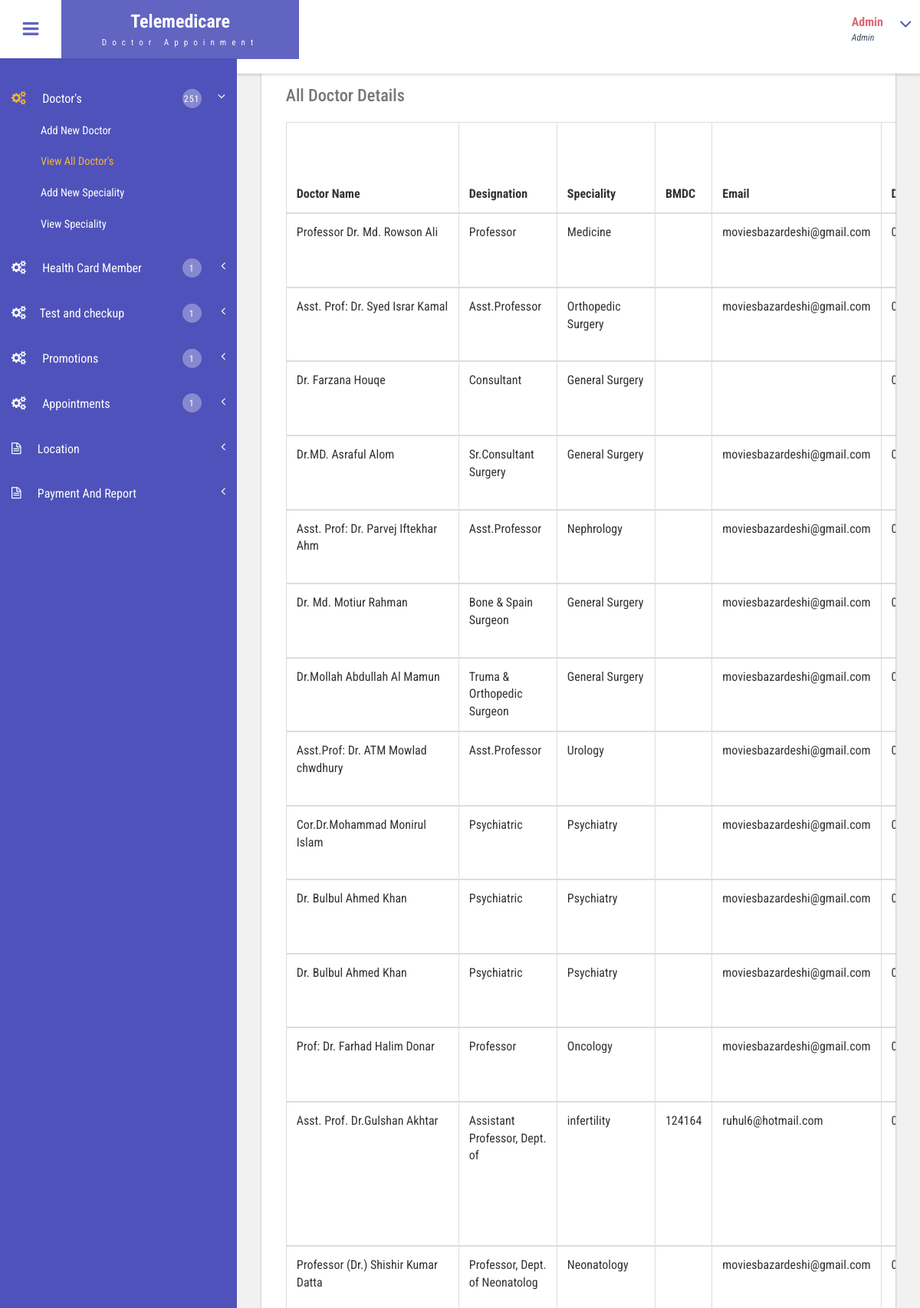
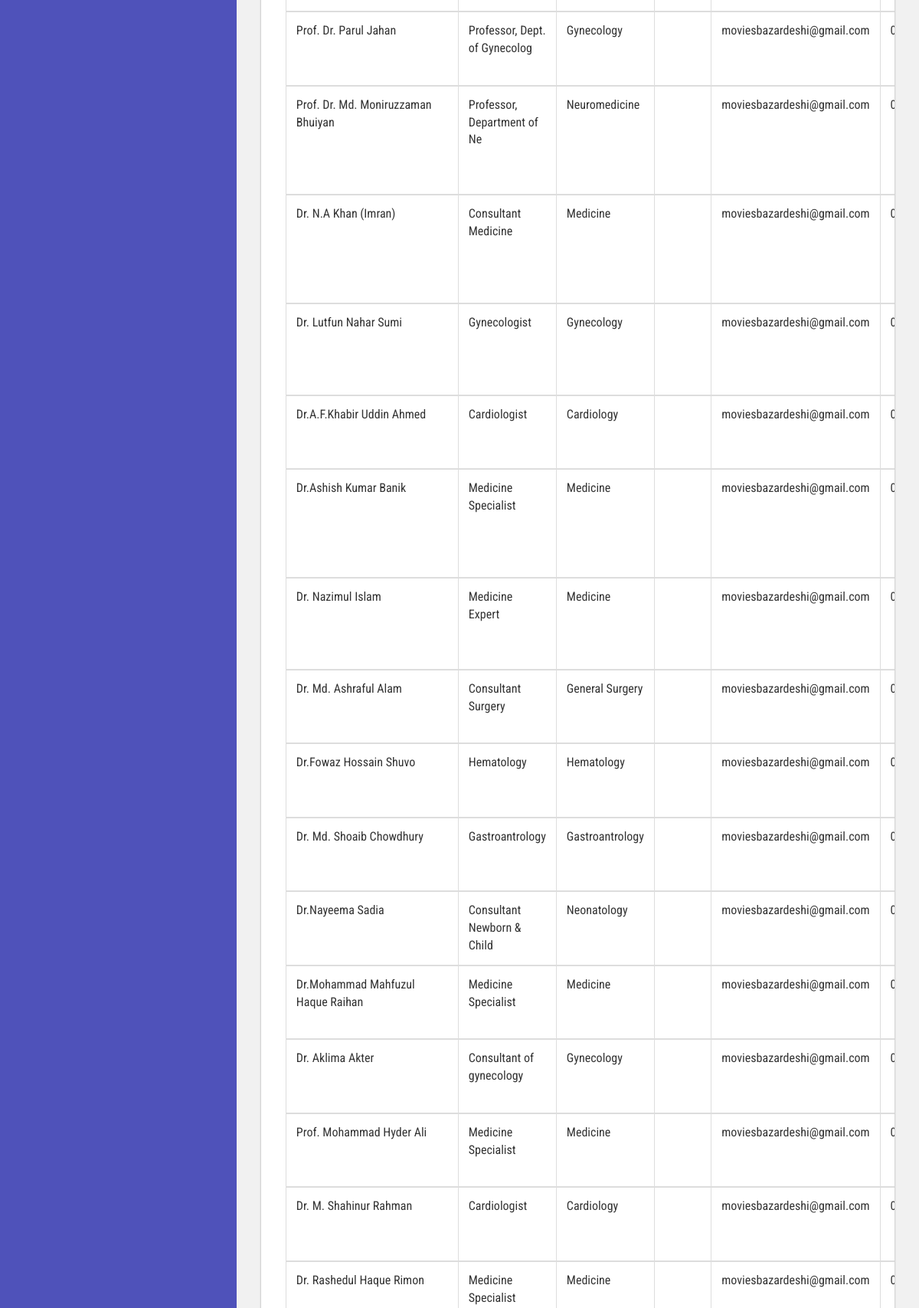
Page /admin/view_all_doctor.php (signed in, upper part) on the committed database (2 pictures, top to bottom).
### tables this page shows
CREATE TABLE `new_doctor` (
  `id` int(10) NOT NULL,
  `doc_name` varchar(35) NOT NULL,
  `designation` varchar(30) NOT NULL,
  `speciality` varchar(200) NOT NULL,
  `gender` varchar(15) NOT NULL,
  `doc_profile_pic` varchar(100) NOT NULL,
  `email` varchar(50) NOT NULL,
  `doc_phone` varchar(20) NOT NULL,
  `description` text NOT NULL,
  `dgre_spc` varchar(1500) NOT NULL,
  `username` varchar(25) NOT NULL,
  `password` varchar(35) NOT NULL,
  `BMDC` varchar(30) NOT NULL,
  `country` varchar(25) NOT NULL,
  `city` varchar(25) NOT NULL,
  `area` varchar(20) NOT NULL,
  `notify_to` varchar(20) NOT NULL,
  `new_p_f` varchar(10) NOT NULL,
  `return_p_f` varchar(10) NOT NULL,
  `report_f_f` varchar(10) NOT NULL,
  `first_cm_address` text NOT NULL,
  `second_cm_address` text NOT NULL,
  `third_cm_address` text NOT NULL
);

### admin/view_all_doctor.php (the view, shortened to what this page needs)
<!DOCTYPE HTML>
<html>
<head>
<link href="css/bootstrap.css" rel='stylesheet' type='text/css' />
<link href="css/style.css" rel='stylesheet' type='text/css' />
<link href="css/font-awesome.css" rel="stylesheet">
<link href="css/animate.css" rel="stylesheet" type="text/css" media="all">
<link href="css/custom.css" rel="stylesheet">
</head>
<body class="cbp-spmenu-push">
	<div class="main-content">
		<div class=" sidebar" role="navigation">
            <div class="navbar-collapse">
				<?php require 'admin_side_nav.php'; ?>
			</div>
		</div>
		<div class="sticky-header header-section ">
			<div class="header-left">
				<button id="showLeftPush"><i class="fa fa-bars"></i></button>
					<div class="logo">
					<a href="dashboard.php">
						<h1>Telemedicare</h1>
						<span>Doctor Appoinment</span>
					</a>
				</div>
			</div>
			<div class="header-right">
				<div class="profile_details">
					<ul>
						<li class="dropdown profile_details_drop">
							<a href="#" class="dropdown-toggle" data-toggle="dropdown" aria-expanded="false">
								<div class="profile_img">
									<div class="user-name">
										<p><?php echo ucwords($_SESSION['admin_name']); ?></p>
										<span>Admin</span>
									</div>
									<i class="fa fa-angle-down lnr"></i>
									<div class="clearfix"></div>
								</div>
							</a>
						</li>
					</ul>
				</div>
				<div class="clearfix"> </div>
			</div>
			<div class="clearfix"> </div>
		</div>
		<div id="page-wrapper">
			<div class="main-page">
				<div class="tables">
					<div class="table-responsive bs-example widget-shadow">
						<h4 class="title1"> All Doctor Details </h4>
						<table class="table table-bordered">
							<thead>
								 <tr>
								 	 <th> Doctor Name </th>
								 	 <th> Designation </th>
								 	 <th> Speciality</th>
								 	 <th> BMDC </th>
								 	 <th> Email </th>
								 	 <th> Doctor Phone </th>
								 </tr>
							 </thead>
							 <?php
							 	$sql = mysql_query("SELECT * FROM new_doctor");
							 	while ($num = mysql_fetch_array($sql))
							 	{
							  ?>
							 <tbody>
							 	<tr>
							 		<td><?php echo $num['doc_name']; ?></td>
							 		<td><?php echo $num['designation']; ?></td>
							 		<td><?php echo $num['speciality']; ?></td>
							 		<td><?php echo $num['BMDC']; ?></td>
							 		<td><?php echo $num['email']; ?></td>
							 		<td><?php echo $num['doc_phone']; ?></td>
							 	</tr>
						    </tbody>
						    <?php } ?>
						</table>
					</div>
				</div>
			</div>
		</div>
	</div>
</body>
</html>

### admin/css/style.css (style rules this page uses)
h4, h5, h6, h1, h2, h3 { margin: 0; }
ul, ol { margin: 0; }
p { margin: 0; }
html, body { font-family: 'Roboto Condensed', sans-serif; font-size: 100%; overflow-x: hidden; background: #fff; }
body a { transition: 0.5s all ease; -webkit-transition: 0.5s all ease; -moz-transition: 0.5s all ease; -o-transition: 0.5s all ease; -ms-transition: 0.5s all ease; text-decoration:none; }
h1,h2,h3,h4,h5,h6 { margin:0; }
p { margin:0; }
ul,label { margin:0; padding:0; }
.main-content { position: relative; }
.sticky-header { position: fixed; top: 0; left:0px; width: 100%; z-index: 100; }
.header-section { background:#FFF; box-shadow: 1px 1px 4px rgba(0, 0, 0, 0.21); -webkit-box-shadow: 1px 1px 4px rgba(0, 0, 0, 0.21); -moz-box-shadow: 1px 1px 4px rgba(0, 0, 0, 0.21); -o-box-shadow: 1px 1px 4px rgba(0, 0, 0, 0.21); }
.header-section::after { clear: both; display: block; content: ''; }
.header-left { float: left; width: 45%; }
.header-right { float: right; }
button#showLeftPush { font-size: 1.5em; width: 80px; padding: 0.87em 0; text-align: center; cursor: pointer; float: left; color: #6F6F6F; -moz-transition: all 0.2s ease-out 0s; -webkit-transition: all 0.2s ease-out 0s; transition: all 0.2s ease-out 0s; border: none; background-color: #fff; outline:none; }
.cbp-spmenu-push { overflow-x: hidden; position: relative; }
.cbp-spmenu, .cbp-spmenu-push { -webkit-transition: all 0.3s ease; -moz-transition: all 0.3s ease; transition: all 0.3s ease; }
.cbp-spmenu-push div#page-wrapper { margin: 0em 0 0 19.3em; transition:.5s all; -webkit-transition:.5s all; -moz-transition:.5s all; }
.fa { display: inline-block; font-family: FontAwesome; font-style: normal; font-weight: normal; line-height: 1; -webkit-font-smoothing: antialiased; -moz-osx-font-smoothing: grayscale; }
.logo { background: #6164C1; text-align: center; float: left; }
.logo a { padding: 0.9em 3.3em .7em; display: block; text-decoration: none; }
.logo a h1 { color: #fff; font-size: 1.5em; line-height: 1.2em; font-weight: 700; }
.logo a span { color: #F8F8F8; font-size: .7em; text-align: center; letter-spacing: 7px; }
.profile_details { float: right; }
.profile_details_drop a.dropdown-toggle { display:block; padding: 0.8em 3em 0 2em; }
.user-name { float:left; margin-top:8px; margin-left:11px; height:35px; }
.profile_details ul li { list-style-type:none; position:relative; }
.profile_details li a i.fa.lnr { position: absolute; top: 34%; right: 8%; color: #4F52BA; font-size: 1.6em; }
.user-name p { font-size:1em; color:#DD6777; line-height:1em; font-weight:700; }
.user-name span { font-size: .75em; font-style: italic; color: #424f63; font-weight: normal; margin-top: .3em; }
.widget-shadow { background-color: #fff; box-shadow: 0 -1px 3px rgba(0,0,0,.12),0 1px 2px rgba(0,0,0,.24); -webkit-box-shadow: 0 -1px 3px rgba(0,0,0,.12),0 1px 2px rgba(0,0,0,.24); -moz-box-shadow: 0 -1px 3px rgba(0,0,0,.12),0 1px 2px rgba(0,0,0,.24); }
.table > thead > tr > th, .table > tbody > tr > th, .table > tfoot > tr > th, .table > thead > tr > td, .table > tbody > tr > td, .table > tfoot > tr > td { border-top: none; }
.tables h4 { font-size: 1.4em; margin-bottom: 1em; color: #777777; }
.tables .panel-body ,.tables .bs-example { padding: 2em 2em 0.5em; }
.tables .table > thead > tr > th, .tables .table > tbody > tr > th, .tables .table > tfoot > tr > th, .tables .table > thead > tr > td, .tables .table > tbody > tr > td, .tables .table > tfoot > tr > td { padding: 13px; border-top: 1px solid #E0E0E0; }
.bs-example { margin-top: 2em; }

### admin/css/custom.css (style rules this page uses)
#page-wrapper { padding:3em 2em 2.5em; background-color: #F1F1F1; }

### rows in the picture
new_doctor: doc_name "Professor Dr. Md. Rowson Ali", designation "Professor", speciality "Medicine", email "moviesbazardeshi@gmail.com"
new_doctor: doc_name "Asst. Prof: Dr. Syed Israr Kamal", designation "Asst.Professor", speciality "Orthopedic Surgery", email "moviesbazardeshi@gmail.com"
new_doctor: doc_name "Dr. Farzana Houqe", designation "Consultant", speciality "General Surgery"
new_doctor: doc_name "Dr.MD. Asraful Alom", designation "Sr.Consultant Surgery", speciality "General Surgery", email "moviesbazardeshi@gmail.com"
new_doctor: doc_name "Asst. Prof: Dr. Parvej Iftekhar Ahm", designation "Asst.Professor", speciality "Nephrology", email "moviesbazardeshi@gmail.com"
new_doctor: doc_name "Dr. Md. Motiur Rahman", designation "Bone & Spain Surgeon", speciality "General Surgery", email "moviesbazardeshi@gmail.com"
new_doctor: doc_name "Dr.Mollah Abdullah Al Mamun", designation "Truma & Orthopedic Surgeon", speciality "General Surgery", email "moviesbazardeshi@gmail.com"
new_doctor: doc_name "Asst.Prof: Dr. ATM Mowlad chwdhury", designation "Asst.Professor", speciality "Urology", email "moviesbazardeshi@gmail.com"
new_doctor: doc_name "Cor.Dr.Mohammad Monirul Islam", designation "Psychiatric", speciality "Psychiatry", email "moviesbazardeshi@gmail.com"
new_doctor: doc_name "Dr. Bulbul Ahmed Khan", designation "Psychiatric", speciality "Psychiatry", email "moviesbazardeshi@gmail.com"
new_doctor: doc_name "Dr. Bulbul Ahmed Khan", designation "Psychiatric", speciality "Psychiatry", email "moviesbazardeshi@gmail.com"
new_doctor: doc_name "Prof: Dr. Farhad Halim Donar", designation "Professor", speciality "Oncology", email "moviesbazardeshi@gmail.com"
new_doctor: doc_name "Asst. Prof. Dr.Gulshan Akhtar", designation "Assistant Professor, Dept. of", speciality "infertility", BMDC "124164", email "ruhul6@hotmail.com"
new_doctor: doc_name "Professor (Dr.) Shishir Kumar Datta", designation "Professor, Dept. of Neonatolog", speciality "Neonatology", email "moviesbazardeshi@gmail.com"
new_doctor: doc_name "Prof. Dr. Parul Jahan", designation "Professor, Dept. of Gynecolog", speciality "Gynecology", email "moviesbazardeshi@gmail.com"
new_doctor: doc_name "Prof. Dr. Md. Moniruzzaman Bhuiyan", designation "Professor, Department of Ne", speciality "Neuromedicine", email "moviesbazardeshi@gmail.com"
new_doctor: doc_name "Dr. N.A Khan (Imran)", designation "Consultant Medicine", speciality "Medicine", email "moviesbazardeshi@gmail.com"
new_doctor: doc_name "Dr. Lutfun Nahar Sumi", designation "Gynecologist", speciality "Gynecology", email "moviesbazardeshi@gmail.com"
new_doctor: doc_name "Dr.A.F.Khabir Uddin Ahmed", designation "Cardiologist", speciality "Cardiology", email "moviesbazardeshi@gmail.com"
new_doctor: doc_name "Dr.Ashish Kumar Banik", designation "Medicine Specialist", speciality "Medicine", email "moviesbazardeshi@gmail.com"
new_doctor: doc_name "Dr. Nazimul Islam", designation "Medicine Expert", speciality "Medicine", email "moviesbazardeshi@gmail.com"
new_doctor: doc_name "Dr. Md. Ashraful Alam", designation "Consultant Surgery", speciality "General Surgery", email "moviesbazardeshi@gmail.com"
new_doctor: doc_name "Dr.Fowaz Hossain Shuvo", designation "Hematology", speciality "Hematology", email "moviesbazardeshi@gmail.com"
new_doctor: doc_name "Dr. Md. Shoaib Chowdhury", designation "Gastroantrology", speciality "Gastroantrology", email "moviesbazardeshi@gmail.com"
new_doctor: doc_name "Dr.Nayeema Sadia", designation "Consultant Newborn & Child", speciality "Neonatology", email "moviesbazardeshi@gmail.com"
new_doctor: doc_name "Dr.Mohammad Mahfuzul Haque Raihan", designation "Medicine Specialist", speciality "Medicine", email "moviesbazardeshi@gmail.com"
new_doctor: doc_name "Dr. Aklima Akter", designation "Consultant of gynecology", speciality "Gynecology", email "moviesbazardeshi@gmail.com"
new_doctor: doc_name "Prof. Mohammad Hyder Ali", designation "Medicine Specialist", speciality "Medicine", email "moviesbazardeshi@gmail.com"
new_doctor: doc_name "Dr. M. Shahinur Rahman", designation "Cardiologist", speciality "Cardiology", email "moviesbazardeshi@gmail.com"
new_doctor: doc_name "Dr. Rashedul Haque Rimon", designation "Medicine Specialist", speciality "Medicine", email "moviesbazardeshi@gmail.com"

### other values in the picture
$row['all_doc'] "251"
$row['all_patient'] "1"
$row['all_test'] "1"
$row['all_promotions'] "1"
$row['all_appointments'] "1"
$_SESSION['admin_name'] "Admin"
